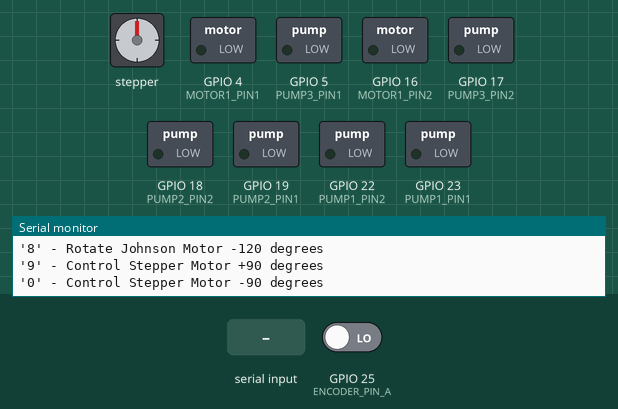
Simulated run of this sketch. Board: ESP32. Shown: stepper motor, switched loads named in the sketch (green lamp = pin HIGH), the last lines printed to the serial monitor. The test bench sets the inputs (shaded band); at power-on: GPIO 25 (ENCODER_PIN_A) LOW. Stepper angles assume 25 steps per turn; pins used as bus, display or sensor lines are not drawn.

Above: at 1.2 s.
1.3 s: "9" received over Serial
At 1.73 s:
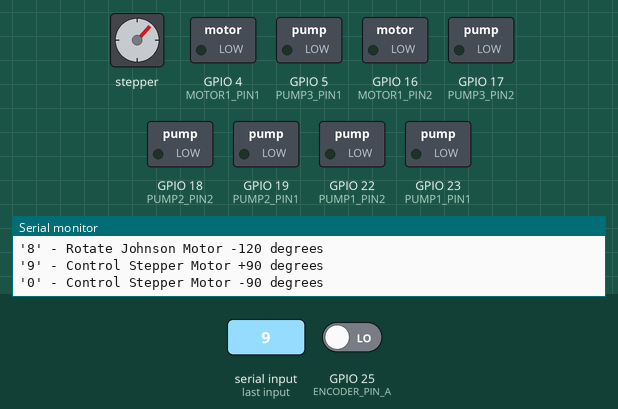
4.3 s: "1" received over Serial
At 6.4 s:
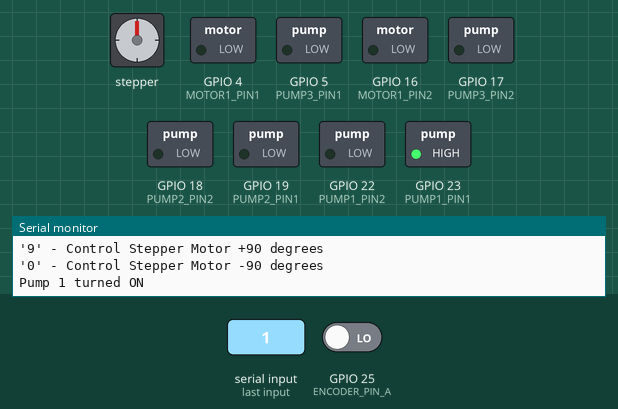
7.3 s: "3" received over Serial
At 8.5 s:
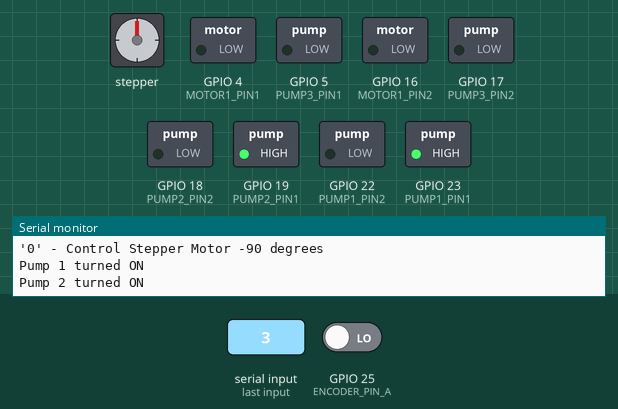
8.8 s: "2" received over Serial
At 9.6 s:
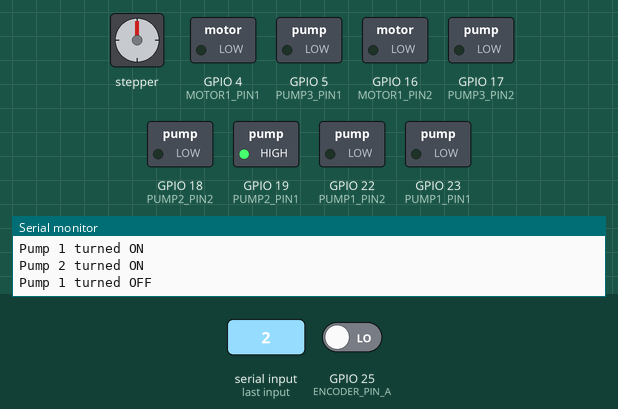
10.3 s: "5" received over Serial
At 10.8 s:
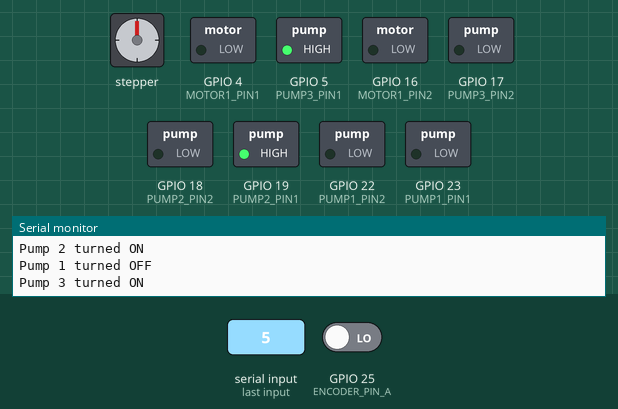
11.8 s: "4" received over Serial
At 13.1 s:
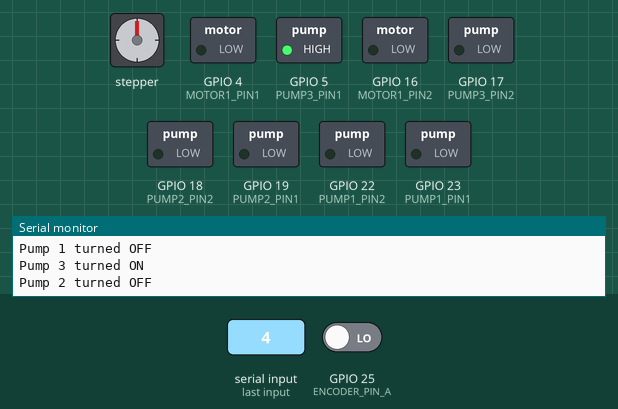
Timing chart, 0 to 14.3 s (numbered marks = the images above; inputs shaded):
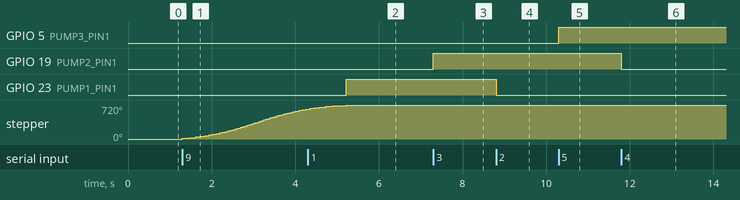

Measured:
- after the input at 1.3 s, stepper: keeps turning clockwise at about 214°/s, starting at once
- after the input at 4.3 s, GPIO 23 (PUMP1_PIN1): LOW → HIGH after 0.92 s
- after the input at 7.3 s, GPIO 19 (PUMP2_PIN1): LOW → HIGH at once
- after the input at 8.8 s, GPIO 23 (PUMP1_PIN1): HIGH → LOW at once
- after the input at 10.3 s, GPIO 5 (PUMP3_PIN1): LOW → HIGH at once
- after the input at 11.8 s, GPIO 19 (PUMP2_PIN1): HIGH → LOW at once

The sketch:

All_Motors_without_ROS.ino
```cpp
#include <AccelStepper.h>

// Define pump pins
#define PUMP1_PIN1 23
#define PUMP1_PIN2 22
#define PUMP2_PIN1 19
#define PUMP2_PIN2 18
#define PUMP3_PIN1 5
#define PUMP3_PIN2 17

// Define Johnson motor pins
#define MOTOR1_PIN1 4 // IN1
#define MOTOR1_PIN2 16 // IN2

// Define encoder connections
#define ENCODER_PIN_A 25
#define ENCODER_PIN_B 26

volatile long encoderCount = 0;
const int stepsPerRevolution = 25; // Adjust based on your encoder's specifications
const int gearRatio = 1620; // Gear ratio
const long stepsPerOutputRevolution = stepsPerRevolution * gearRatio; // Total steps per output revolution

// Create an instance of the AccelStepper class for the stepper motor
AccelStepper stepper(AccelStepper::DRIVER, 2, 15);

void setup() {
  Serial.begin(115200); // Set the baud rate to 115200

  // Set pump pins as outputs
  pinMode(PUMP1_PIN1, OUTPUT);
  pinMode(PUMP1_PIN2, OUTPUT);
  pinMode(PUMP2_PIN1, OUTPUT);
  pinMode(PUMP2_PIN2, OUTPUT);
  pinMode(PUMP3_PIN1, OUTPUT);
  pinMode(PUMP3_PIN2, OUTPUT);

  // Set Johnson motor control pins as outputs
  pinMode(MOTOR1_PIN1, OUTPUT);
  pinMode(MOTOR1_PIN2, OUTPUT);

  // Set encoder pins as inputs
  pinMode(ENCODER_PIN_A, INPUT);
  pinMode(ENCODER_PIN_B, INPUT);

  // Attach interrupt to the encoder pin
  attachInterrupt(digitalPinToInterrupt(ENCODER_PIN_A), encoderISR, CHANGE);

  // Enable the stepper driver
  pinMode(2, OUTPUT);
  pinMode(15, OUTPUT);
  digitalWrite(15, HIGH); // Set initial direction

  stepper.setMaxSpeed(20); // Adjust as needed
  stepper.setAcceleration(10); // Adjust as needed

  Serial.println("Setup complete. Commands:");
  Serial.println("'1' - Turn on Pump 1");
  Serial.println("'2' - Turn off Pump 1");
  Serial.println("'3' - Turn on Pump 2");
  Serial.println("'4' - Turn off Pump 2");
  Serial.println("'5' - Turn on Pump 3");
  Serial.println("'6' - Turn off Pump 3");
  Serial.println("'7' - Rotate Johnson Motor +120 degrees");
  Serial.println("'8' - Rotate Johnson Motor -120 degrees");
  Serial.println("'9' - Control Stepper Motor +90 degrees");
  Serial.println("'0' - Control Stepper Motor -90 degrees");
}

void loop() {
  if (Serial.available() > 0) {
    char command = Serial.read();
    switch (command) {
      case '1':
        digitalWrite(PUMP1_PIN1, HIGH);
        digitalWrite(PUMP1_PIN2, LOW);
        Serial.println("Pump 1 turned ON");
        break;
      case '2':
        digitalWrite(PUMP1_PIN1, LOW);
        digitalWrite(PUMP1_PIN2, LOW);
        Serial.println("Pump 1 turned OFF");
        break;
      case '3':
        digitalWrite(PUMP2_PIN1, HIGH);
        digitalWrite(PUMP2_PIN2, LOW);
        Serial.println("Pump 2 turned ON");
        break;
      case '4':
        digitalWrite(PUMP2_PIN1, LOW);
        digitalWrite(PUMP2_PIN2, LOW);
        Serial.println("Pump 2 turned OFF");
        break;
      case '5':
        digitalWrite(PUMP3_PIN1, HIGH);
        digitalWrite(PUMP3_PIN2, LOW);
        Serial.println("Pump 3 turned ON");
        break;
      case '6':
        digitalWrite(PUMP3_PIN1, LOW);
        digitalWrite(PUMP3_PIN2, LOW);
        Serial.println("Pump 3 turned OFF");
        break;
      case '7':
        rotateJohnsonMotor(120); // Rotate Johnson motor +120 degrees
        break;
      case '8':
        rotateJohnsonMotor(-120); // Rotate Johnson motor -120 degrees
        break;
      case '9':
        controlStepperMotor(90); // Control stepper motor +90 degrees
        break;
      case '0':
        controlStepperMotor(-90); // Control stepper motor -90 degrees
        break;
      default:
        Serial.println("Invalid command.");
        break;
    }
  }
}

// Function to rotate Johnson motor by a specific angle
void rotateJohnsonMotor(int angle) {
  long steps = (stepsPerOutputRevolution / 360) * abs(angle);
  encoderCount = 0;

  if (angle > 0) {
    digitalWrite(MOTOR1_PIN1, HIGH);
    digitalWrite(MOTOR1_PIN2, LOW);
  } else {
    digitalWrite(MOTOR1_PIN1, LOW);
    digitalWrite(MOTOR1_PIN2, HIGH);
  }

  unsigned long startTime = millis();
  while (abs(encoderCount) < steps) {
    // Add a small delay to control speed
    delay(10); // Adjust this delay to control the motor speed
  }

  // Stop the motor
  digitalWrite(MOTOR1_PIN1, LOW);
  digitalWrite(MOTOR1_PIN2, LOW);
  Serial.print("Rotation complete in ");
  Serial.print(millis() - startTime);
  Serial.println(" ms");
}

// Function to control stepper motor by a specific angle
void controlStepperMotor(int angle) {
  long steps = (200 / 360.0) * abs(angle); // Assuming 200 steps per revolution and 1.8 degrees per step
  stepper.moveTo(stepper.currentPosition() + steps);
  stepper.runToPosition();
}

// Interrupt Service Routine for the encoder
void encoderISR() {
  int stateA = digitalRead(ENCODER_PIN_A);
  int stateB = digitalRead(ENCODER_PIN_B);

  if (stateA == stateB) {
    encoderCount++;
  } else {
    encoderCount--;
  }
}
```
